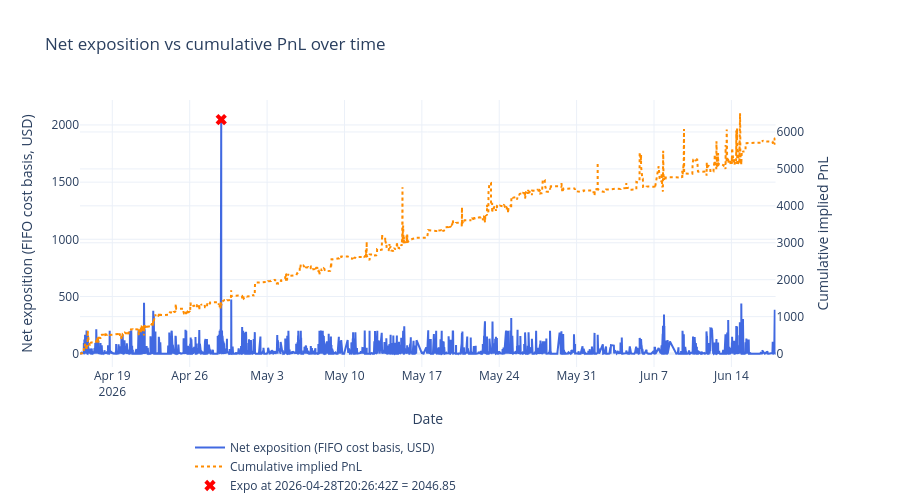

Notebook source saved alongside this figure:
### Code cell
# Net exposition over time using FIFO cost basis, with resolution resets at lastTradeAt

# Load summaries for resolution proxy
with open(BACKTEST_DIR / "summaries.json") as f:
    _summaries = pd.DataFrame(json.load(f))
_summaries['lastTradeAt'] = pd.to_datetime(_summaries['lastTradeAt'], format='mixed', utc=True)
_resolved_at = dict(zip(_summaries['conditionId'], _summaries['lastTradeAt']))

# Per-contract FIFO exposure at each fill timestamp
expo_parts = []
for cid, grp in wallet_all.sort_values('dt').groupby('condition_id'):
    grp = grp.sort_values('dt')
    long_q = []
    short_q = []
    realized_pnl = 0.0
    buy_vol_acc = 0.0
    sell_vol_acc = 0.0
    rows = []
    for _, row in grp.iterrows():
        qty = row['fill_quantity']
        price = row['order_price']
        if row['order_side'] == 'BUY':
            buy_vol_acc += qty * price
            remaining = qty
            while remaining > 0 and short_q:
                avail, p = short_q[0]
                match = min(remaining, avail)
                realized_pnl += match * (price - p)
                remaining -= match
                if match == avail:
                    short_q.pop(0)
                else:
                    short_q[0] = (avail - match, p)
            if remaining > 0:
                long_q.append((remaining, price))
        else:
            sell_vol_acc += qty * price
            remaining = qty
            while remaining > 0 and long_q:
                avail, p = long_q[0]
                match = min(remaining, avail)
                realized_pnl += match * (p - price)
                remaining -= match
                if match == avail:
                    long_q.pop(0)
                else:
                    long_q[0] = (avail - match, p)
            if remaining > 0:
                short_q.append((remaining, price))

        exposure = buy_vol_acc - sell_vol_acc - realized_pnl
        if exposure < 0:
            exposure = 0.0
        if cid in _resolved_at and row['dt'] >= _resolved_at[cid]:
            exposure = 0.0
        rows.append({'condition_id': cid, 'dt': row['dt'], 'exposition': exposure})

    expo_parts.append(pd.DataFrame(rows))

    # Reset to 0 at resolution time so the aggregate drops immediately
    if cid in _resolved_at:
        expo_parts.append(pd.DataFrame([{'condition_id': cid, 'dt': _resolved_at[cid], 'exposition': 0.0}]))

expo_all = pd.concat(expo_parts, ignore_index=True) if expo_parts else pd.DataFrame(
    columns=['condition_id', 'dt', 'exposition']
)

# Aggregate across all contracts at each timestamp
ts = expo_all.groupby('dt', as_index=False)['exposition'].sum().sort_values('dt')

# Cumulative PnL on secondary axis for comparison
pnl_ts = wallet_all.groupby('dt', as_index=False)['implied_pnl'].sum().sort_values('dt')
pnl_ts['cum_pnl'] = pnl_ts['implied_pnl'].cumsum()

# Compute exact snapshot exposure at TARGET_TS for marker overlay
TARGET_TS = "2026-04-28T20:26:42Z"
cutoff = pd.Timestamp(TARGET_TS, tz='UTC')
snap_df = wallet_all[wallet_all['dt'] <= cutoff].copy()
expo_parts_snap = []
for cid, grp in snap_df.sort_values('dt').groupby('condition_id'):
    if cid in _resolved_at and _resolved_at[cid] <= cutoff:
        continue
    long_q = []
    short_q = []
    realized_pnl = 0.0
    buy_vol = 0.0
    sell_vol = 0.0
    for _, row in grp.iterrows():
        qty = row['fill_quantity']
        price = row['order_price']
        if row['order_side'] == 'BUY':
            buy_vol += qty * price
            remaining = qty
            while remaining > 0 and short_q:
                avail, p = short_q[0]
                match = min(remaining, avail)
                realized_pnl += match * (price - p)
                remaining -= match
                if match == avail:
                    short_q.pop(0)
                else:
                    short_q[0] = (avail - match, p)
            if remaining > 0:
                long_q.append((remaining, price))
        else:
            sell_vol += qty * price
            remaining = qty
            while remaining > 0 and long_q:
                avail, p = long_q[0]
                match = min(remaining, avail)
                realized_pnl += match * (p - price)
                remaining -= match
                if match == avail:
                    long_q.pop(0)
                else:
                    long_q[0] = (avail - match, p)
            if remaining > 0:
                short_q.append((remaining, price))
    exposure = buy_vol - sell_vol - realized_pnl
    if exposure < 0:
        exposure = 0.0
    expo_parts_snap.append(exposure)
snap = sum(expo_parts_snap)
ts = pd.concat([ts, pd.DataFrame([{'dt': cutoff, 'exposition': snap}])], ignore_index=True).sort_values('dt').drop_duplicates('dt')

# Clip to the fills period
fill_start = wallet_all['dt'].min()
fill_end = wallet_all['dt'].max()
ts = ts[(ts['dt'] >= fill_start) & (ts['dt'] <= fill_end)]
pnl_ts = pnl_ts[(pnl_ts['dt'] >= fill_start) & (pnl_ts['dt'] <= fill_end)]

fig_ntl = make_subplots(specs=[[{'secondary_y': True}]])

fig_ntl.add_trace(go.Scatter(
    x=ts['dt'], y=ts['exposition'],
    mode='lines', name='Net exposition (FIFO cost basis, USD)',
    line=dict(color='royalblue', width=2),
), secondary_y=False)

fig_ntl.add_trace(go.Scatter(
    x=pnl_ts['dt'], y=pnl_ts['cum_pnl'],
    mode='lines', name='Cumulative implied PnL',
    line=dict(color='darkorange', width=2, dash='dot'),
), secondary_y=True)

fig_ntl.add_trace(go.Scatter(
    x=[cutoff], y=[snap],
    mode='markers', name=f'Expo at {TARGET_TS} = {snap:.2f}',
    marker=dict(color='red', size=10, symbol='x'),
), secondary_y=False)

fig_ntl.update_layout(
    title='Net exposition vs cumulative PnL over time',
    template='plotly_white', height=500,
    legend=dict(x=0.5, y=-0.2, orientation='h'),
)
fig_ntl.update_xaxes(title='Date')
fig_ntl.update_yaxes(title='Net exposition (FIFO cost basis, USD)', secondary_y=False)
fig_ntl.update_yaxes(title='Cumulative implied PnL', secondary_y=True)
fig_ntl.show()

### Figure 1 — Plotly figure (JSON) as saved in the notebook; plotly's stock layout.template omitted (floating-point values rounded to 4 significant figures; data arrays with more than 128 entries replaced by an {"elided": "..."} marker saying what was removed)
{"data": [{"line": {"color": "royalblue", "width": 2}, "mode": "lines", "name": "Net exposition (FIFO cost basis, USD)", "type": "scatter", "x": {"elided": "8632 str values"}, "xaxis": "x", "y": {"elided": "8632 float values"}, "yaxis": "y"}, {"line": {"color": "darkorange", "dash": "dot", "width": 2}, "mode": "lines", "name": "Cumulative implied PnL", "type": "scatter", "x": {"elided": "8120 str values"}, "xaxis": "x", "y": {"elided": "8120 float values"}, "yaxis": "y2"}, {"marker": {"color": "red", "size": 10, "symbol": "x"}, "mode": "markers", "name": "Expo at 2026-04-28T20:26:42Z = 2046.85", "type": "scatter", "x": ["2026-04-28T20:26:42+00:00"], "xaxis": "x", "y": [2047.0], "yaxis": "y"}], "layout": {"height": 500, "legend": {"orientation": "h", "x": 0.5, "y": -0.2}, "title": {"text": "Net exposition vs cumulative PnL over time"}, "xaxis": {"anchor": "y", "domain": [0, 0.94], "title": {"text": "Date"}}, "yaxis": {"anchor": "x", "domain": [0, 1], "title": {"text": "Net exposition (FIFO cost basis, USD)"}}, "yaxis2": {"anchor": "x", "overlaying": "y", "side": "right", "title": {"text": "Cumulative implied PnL"}}}}
